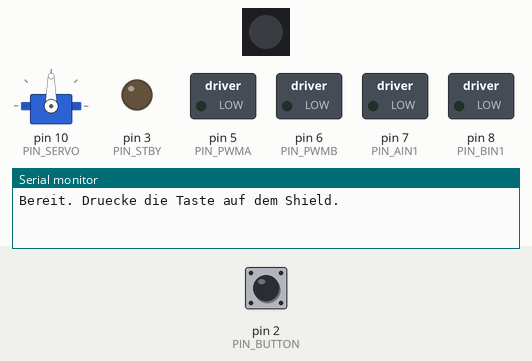
The sketch below on a simulated Arduino Uno, built with avr-gcc and run on an emulated ATmega328P. On the bench: servo, 1 RGB LEDs in strip order, left to right, switched loads named in the sketch (green lamp = pin HIGH), output pins drawn as LEDs (lit = HIGH), the last lines printed to the serial monitor. The test bench sets the inputs (shaded band); at power-on: pin 2 (PIN_BUTTON) HIGH. Dim RGB values are drawn brighter than linear.

Above: at 0.8 s.
0.9 s: pin 2 (PIN_BUTTON) pulled LOW for 0.15 s
At 4.4 s:
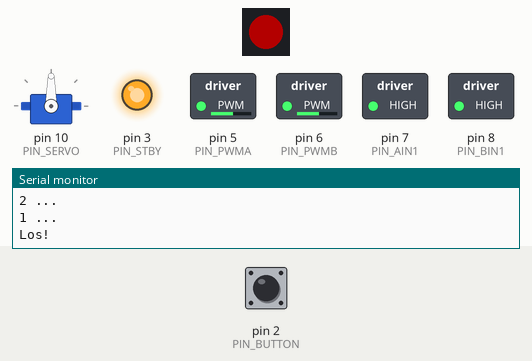
At 8.2 s:
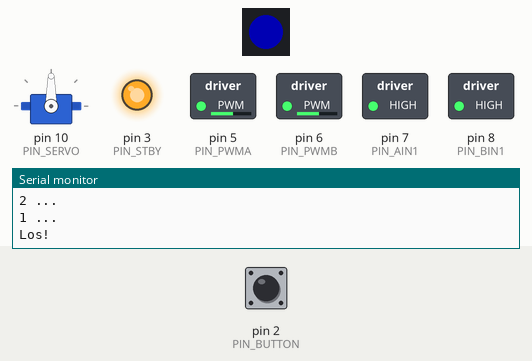
Timing chart, 0 to 19.0 s (numbered marks = the images above; inputs shaded):
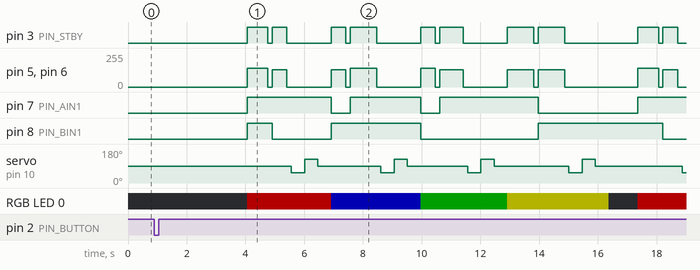

The sketch:

116_dance_solution.ino
```cpp
// Beispiel 116 - Tanzroboter
// Fahren, Drehen, Farbe und Kopf-Wackeln mit dem Servo.
#include <Servo.h>
#include <FastLED.h>
const uint8_t PIN_PWMA = 5;    // rechter Motor: Geschwindigkeit
const uint8_t PIN_PWMB = 6;    // linker Motor: Geschwindigkeit
const uint8_t PIN_AIN1 = 7;    // rechter Motor: Richtung
const uint8_t PIN_BIN1 = 8;    // linker Motor: Richtung
const uint8_t PIN_STBY = 3;    // Motortreiber ein/aus
const uint8_t PIN_BUTTON = 2;  // Taste auf dem Shield
const uint8_t PIN_SERVO = 10;  // Servo
const uint8_t PIN_LED = 4;     // WS2812
const int DANCE_SPEED = 140;    // 140 von 255
const int TURN_SPEED = 130;     // 130 von 255
const int SERVO_LEFT = 55, SERVO_MIDDLE = 90, SERVO_RIGHT = 125;  // Winkel
Servo headServo;
CRGB leds[1];
void stopMotors() {
  analogWrite(PIN_PWMA, 0); analogWrite(PIN_PWMB, 0);
  digitalWrite(PIN_STBY, LOW);
}
void drive(int leftSpeed, int rightSpeed) {
  leftSpeed = constrain(leftSpeed, -255, 255);
  rightSpeed = constrain(rightSpeed, -255, 255);
  digitalWrite(PIN_BIN1, leftSpeed >= 0);
  digitalWrite(PIN_AIN1, rightSpeed >= 0);
  analogWrite(PIN_PWMB, abs(leftSpeed));
  analogWrite(PIN_PWMA, abs(rightSpeed));
  digitalWrite(PIN_STBY, HIGH);
}
bool buttonPressed() {
  if (digitalRead(PIN_BUTTON) == LOW) {
    delay(30);  // Prellen ignorieren
    return digitalRead(PIN_BUTTON) == LOW;
  }
  return false;
}
void waitForStart() {
  Serial.println(F("Bereit. Druecke die Taste auf dem Shield."));
  while (!buttonPressed()) delay(20);
  while (buttonPressed()) delay(20);
  for (int i = 3; i > 0; i--) {
    Serial.print(i); Serial.println(F(" ..."));
    delay(1000);
  }
  Serial.println(F("Los!"));
}
void setLed(CRGB color) {
  leds[0] = color; FastLED.show();
}
void lookAt(int angle) {
  headServo.write(angle);
  delay(450);
}
void wiggleHead() {
  lookAt(SERVO_LEFT); lookAt(SERVO_RIGHT); lookAt(SERVO_MIDDLE);
}
void move(int leftSpeed, int rightSpeed, int ms) {
  drive(leftSpeed, rightSpeed); delay(ms); stopMotors(); delay(150);
}
void verseOne() {
  setLed(CRGB::Red); move(DANCE_SPEED, DANCE_SPEED, 700);
  move(-TURN_SPEED, TURN_SPEED, 500); wiggleHead();
}
void verseTwo() {
  setLed(CRGB::Blue); move(TURN_SPEED, -TURN_SPEED, 500);
  move(DANCE_SPEED, DANCE_SPEED, 900); wiggleHead();
}
void verseThree() {
  setLed(CRGB::Green); move(-DANCE_SPEED, -DANCE_SPEED, 500);
  move(-TURN_SPEED, TURN_SPEED, 800); wiggleHead();
}
void verseFour() {
  setLed(CRGB::Yellow); move(-TURN_SPEED, TURN_SPEED, 900);
  move(TURN_SPEED, -TURN_SPEED, 900); wiggleHead();
}
void setup() {
  Serial.begin(9600);
  pinMode(PIN_PWMA, OUTPUT); pinMode(PIN_PWMB, OUTPUT);
  pinMode(PIN_AIN1, OUTPUT); pinMode(PIN_BIN1, OUTPUT);
  pinMode(PIN_STBY, OUTPUT); pinMode(PIN_BUTTON, INPUT_PULLUP);
  headServo.attach(PIN_SERVO); stopMotors();
  FastLED.addLeds<WS2812, PIN_LED, GRB>(leds, 1);
  FastLED.setBrightness(60);
  waitForStart();
}
void loop() {
  verseOne(); verseTwo();
  verseThree(); verseFour();
  setLed(CRGB::Black); delay(1000);
}
```

Measured:
- after the input at 0.9 s, pin 3 (PIN_STBY): LOW → HIGH after 3.2 s, → LOW 0.70 s later, → HIGH 0.15 s later, → LOW 0.50 s later, … (20 changes in this stretch); pin 5 (PIN_PWMA): 0/255 → 140/255 after 3.2 s, → 0/255 0.70 s later, → 130/255 0.15 s later, → 0/255 0.50 s later, … (20 changes in this stretch)
